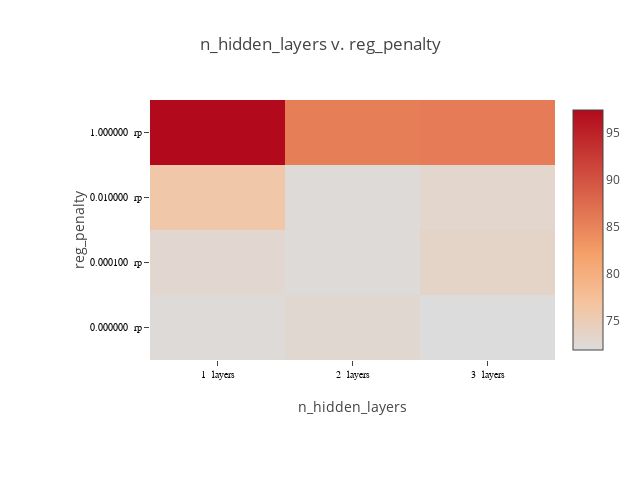

The notebook cell this image was saved under:
### Code cell
plot_matrix(lossframe, "n_hidden_layers", "reg_penalty", x_suffix=" layers", y_suffix=" rp")

### Figure 1 — Plotly figure (JSON) as saved in the notebook; plotly's stock layout.template omitted (floating-point values rounded to 4 significant figures)
{"data": [{"colorscale": [[0, "rgb(0,0,255)", [1, "rgb(255,0,0)"]]], "type": "heatmap", "x": ["1  layers", "2  layers", "3  layers"], "y": ["0.000000  rp", "0.000100  rp", "0.010000  rp", "1.000000  rp"], "z": [[72.16, 72.77, 71.84], [72.84, 72.25, 73.51], [75.97, 72.25, 73.05], [97.41, 85.59, 85.72]]}], "layout": {"height": 480, "margin": {"b": 120, "l": 150, "r": 30, "t": 100}, "title": "n_hidden_layers v. reg_penalty", "width": 640, "xaxis": {"tickfont": {"color": "black", "family": "Arial, sans-serif", "size": 10}, "title": "n_hidden_layers"}, "yaxis": {"tickfont": {"color": "black", "family": "Arial, sans-serif", "size": 10}, "title": "reg_penalty"}}}
